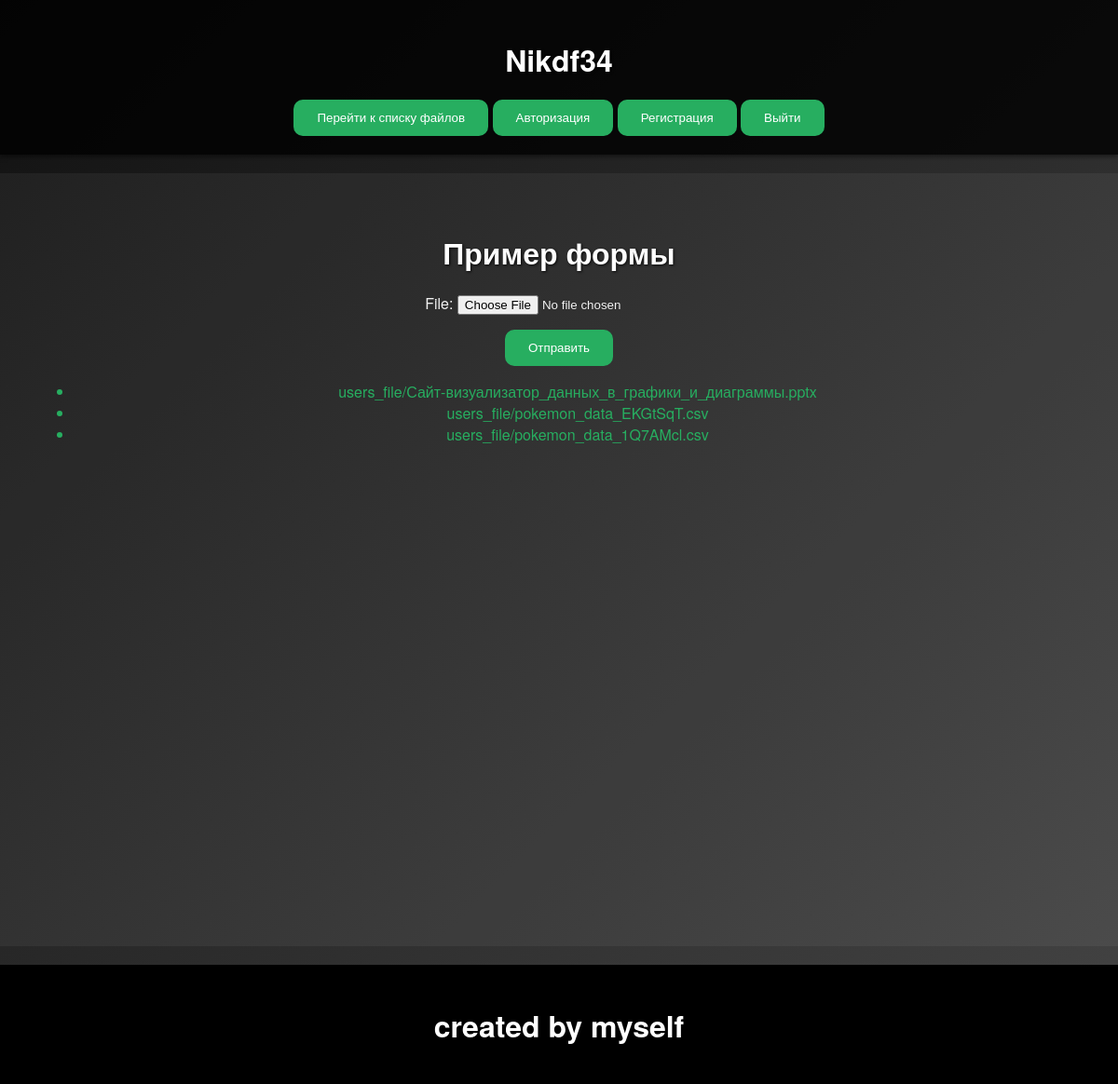
Page /add_file/ (signed in) on the earlier database version.
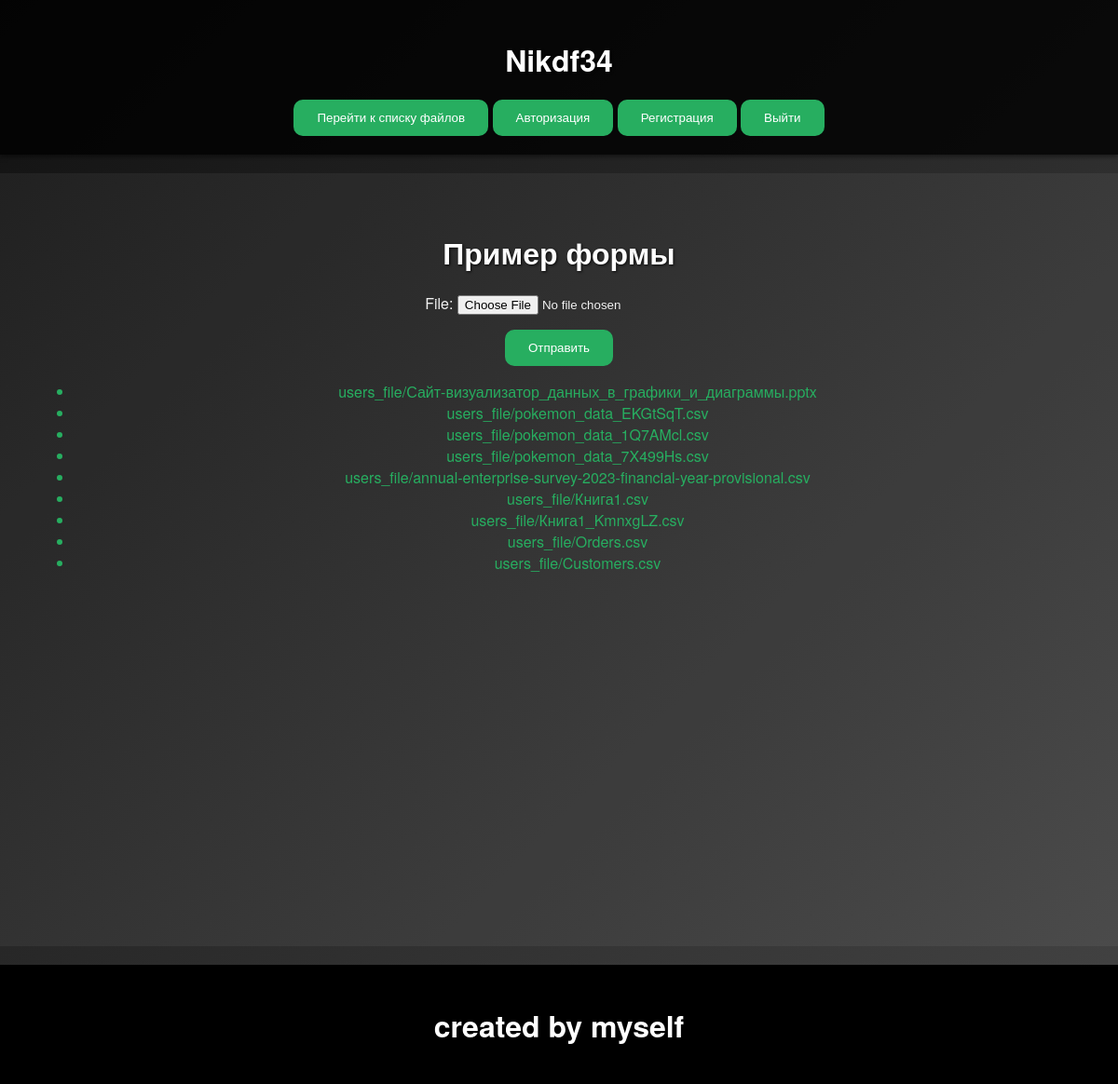
Same page on the later database version.
### first1site/models.py (models this page shows, shortened)
class NewUser(AbstractUser):
    pass

class UserFile(models.Model):
    user = models.ForeignKey('NewUser', on_delete=models.CASCADE)
    file = models.FileField(
        upload_to="users_file/",
        blank=True,
        null=True,
        validators=[v]
    )
    data = models.DateTimeField(auto_now_add=True)

### first1site/views.py (the view)
# urls.py: path('add_file/', views.load_file, name='load_file'),
def load_file(request):
    if request.method == 'POST' and request.FILES['file']:
        form = UserFileForm(request.POST, request.FILES)
        if form.is_valid():
            userfile = form.save(commit=False)
            userfile.user = request.user
            userfile.save()
            messages.success(request, "Форма успешно отправлена!")
        elif not form.is_valid():
            print(form.errors)
            messages.error(request, "Разрешены только CSV файлы!")
        return HttpResponseRedirect(request.path)
    else:
        form = UserFileForm()
    all_files = UserFile.objects.filter(user=request.user)
    return render(request, 'file_form.html', {'file_form': form, 'all_files': all_files})

### first1site/forms.py
class UserFileForm(forms.ModelForm):
    class Meta:
        model = UserFile
        fields = ['file']

### first1site/templates/file_form.html (shortened to what this page needs)
{% extends "base.html" %}
{% load static %}
{% block content%}
    <h1>Пример формы</h1>
    <form method="post" enctype="multipart/form-data">
        {{ file_form.as_p}}
        <button type="submit">Отправить</button>
    </form>
    <ul>
        {% if user.is_authenticated %}
        {% for file in all_files %}
        <a href="/add_file/{{file.id}}"><li>{{file.file}}</li>
        {% endfor %}
        {% endif %}
    </ul>
{%endblock%}

### first1site/templates/base.html (shortened to what this page needs)
{% load static %}
<!DOCTYPE html>
<html lang="ru">
<head>
    <link rel="stylesheet" href="{% static 'css/style.css' %}">
</head>
<body>
    <div id = 'header'>
        <h1>{{user.username}}</h1>
        {% if user.is_authenticated %}
        <a href="{% url 'load_file' %}">
            <button>Перейти к списку файлов</button>
        </a>
        {% endif %}
        <a href="{% url 'login' %}">
            <button>Авторизация</button>
        </a>
        <a href="{% url 'registration' %}">
            <button>Регистрация</button>
        </a>
        {% if user.is_authenticated %}
        <a href="{% url 'logout' %}">
            <button>Выйти</button>
        </a>
        {% endif %}
    </div>
    <div id='main'>
        {% block content%}
        {%endblock%}
    </div>
    <div id = 'footer'><h1>created by myself</h1> </div>
</body>
</html>

### first1site/static/css/style.css (style rules this page uses)
body { font-family: 'Helvetica Neue', Arial, sans-serif; background: linear-gradient(135deg, #111, #444); color: #f1f1f1; margin: 0; padding: 0; text-align: center; }
#header { background: rgba(0, 0, 0, 0.8); padding: 20px; box-shadow: 0 2px 5px rgba(0, 0, 0, 0.5); margin-bottom: 20px; }
#main { background: rgba(255, 255, 255, 0.05); min-height: 750px; padding: 40px; }
#footer { background: #000; color: #fff; padding: 20px; margin-top: 20px; }
h1, h2, h3 { color: #fff; margin-bottom: 20px; text-shadow: 1px 1px 3px rgba(0,0,0,0.8); }
button { background-color: #27ae60; color: #fff; border: none; border-radius: 10px; padding: 12px 25px; cursor: pointer; transition: background-color 0.3s ease, transform 0.3s ease; }
a { color: #27ae60; text-decoration: none; transition: color 0.3s ease; }
div { margin: 0; padding: 0; }

Differences in the rows shown:
added UserFile: file "users_file/pokemon_data_7X499Hs.csv"
added UserFile: file "users_file/annual-enterprise-survey-2023-financial-year-provisional.csv"
added UserFile: file "users_file/Книга1.csv"
added UserFile: file "users_file/Книга1_KmnxgLZ.csv"
added UserFile: file "users_file/Orders.csv"
added UserFile: file "users_file/Customers.csv"
